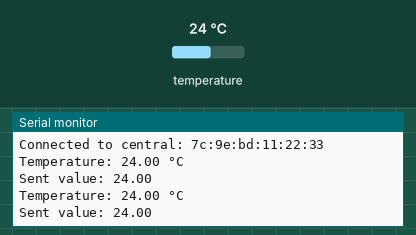
A sketch run on a simulated Arduino MKR. Shown: the last lines printed to the serial monitor. The inputs (shaded band) are chosen by the test bench; at power-on: temperature 24 °C. Nothing arrives over Bluetooth unless stated; a phone connects over Bluetooth LE 3 s after start.

Above: at 5.8 s.
5.9 s: temperature set to 12 °C
At 7.5 s:
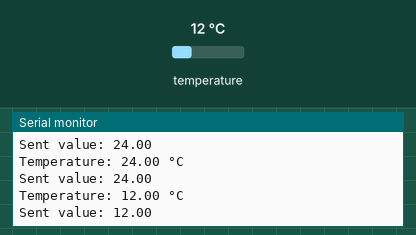
9.0 s: temperature set to 19 °C
At 10.3 s:
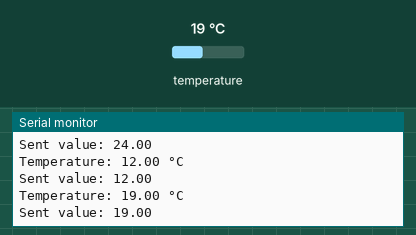
Timing chart, 0 to 12.0 s (numbered marks = the images above; inputs shaded):
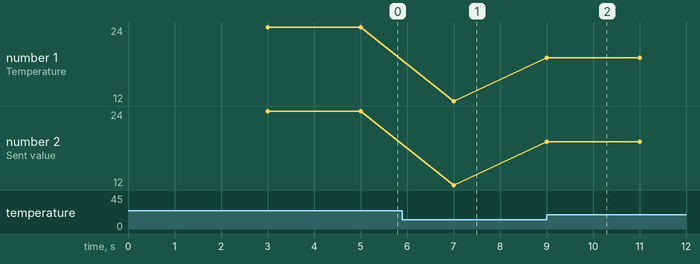

Measured:
- after the input at 5.9 s, the serial monitor: prints a new line after 1.1 s (image 1)
- after the input at 9.0 s, the serial monitor: prints a new line at once (image 2)
- plotted number 1: 24 → 12 after the input at 5.9 s, 12 → 19 after the input at 9.0 s
- plotted number 2: 24 → 12 after the input at 5.9 s, 12 → 19 after the input at 9.0 s

The sketch:

Chat_GPT_Periferal.ino
```cpp
//attempt a la chat GPT (Periferal)

#include <Arduino_MKRIoTCarrier.h>
#include <ArduinoBLE.h>

MKRIoTCarrier carrier;

BLEService customService("19B10000-E8F2-537E-4F6C-D104768A1214"); // Change UUID to match central board
BLEStringCharacteristic customCharacteristic("19B10001-E8F2-537E-4F6C-D104768A1214", BLERead | BLEWrite, 20); // Change UUID to match central board and adjust valueSize as per your requirements

void setup() {
  Serial.begin(9600);
  while (!Serial);

  if (!BLE.begin()) {
    Serial.println("Failed to initialize BLE!");
    while (1);
  }

  BLE.setLocalName("PeripheralDevice");
  BLE.setAdvertisedService(customService);
  customService.addCharacteristic(customCharacteristic);
  BLE.addService(customService);
  customCharacteristic.writeValue("Hello, Central!"); // Initial value for the characteristic

  BLE.advertise();
  Serial.println("BLE peripheral advertising...");
}

void loop() {
  // Check for central device connection
  BLEDevice central = BLE.central();

  if (central) {
    Serial.print("Connected to central: ");
    Serial.println(central.address());

    while (central.connected()) {
      // Read temperature from the sensor
      float temperature = carrier.Env.readTemperature();   //storing temperature value in a variable
      Serial.print("Temperature: ");
      Serial.print(temperature);
      Serial.println(" °C");

      // Convert temperature to string
      String temperatureString = String(temperature, 2);

      // Update the characteristic value
      customCharacteristic.writeValue(temperatureString);
      Serial.print("Sent value: ");
      Serial.println(temperatureString);

      delay(2000); // Wait for 2 seconds before sending the next temperature reading
    }

    Serial.print("Disconnected from central: ");
    Serial.println(central.address());
  }
}
```
